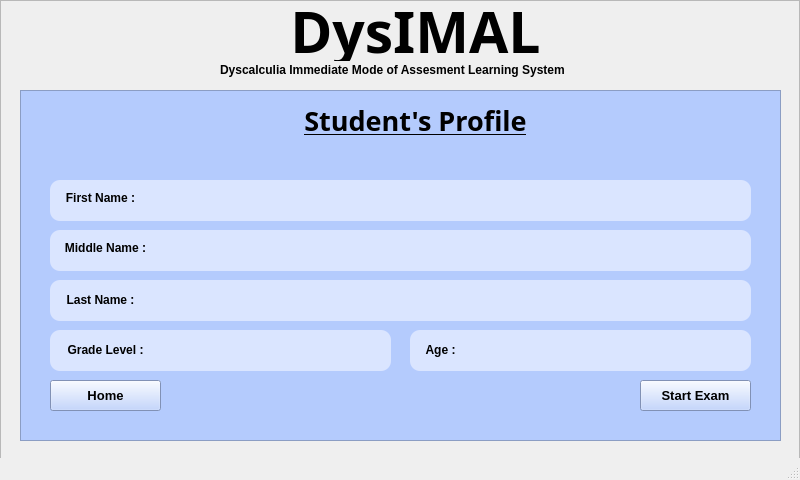
<?xml version="1.0" encoding="UTF-8"?>
<ui version="4.0">
 <class>MainWindow</class>
 <widget class="QMainWindow" name="MainWindow">
  <property name="geometry">
   <rect>
    <x>0</x>
    <y>0</y>
    <width>800</width>
    <height>480</height>
   </rect>
  </property>
  <property name="windowTitle">
   <string>MainWindow</string>
  </property>
  <widget class="QWidget" name="centralwidget">
   <widget class="QFrame" name="frame">
    <property name="geometry">
     <rect>
      <x>20</x>
      <y>90</y>
      <width>761</width>
      <height>351</height>
     </rect>
    </property>
    <property name="styleSheet">
     <string notr="true">background-color: rgb(180, 203, 253);</string>
    </property>
    <property name="frameShape">
     <enum>QFrame::StyledPanel</enum>
    </property>
    <property name="frameShadow">
     <enum>QFrame::Raised</enum>
    </property>
    <widget class="QLabel" name="label_3">
     <property name="geometry">
      <rect>
       <x>280</x>
       <y>10</y>
       <width>231</width>
       <height>41</height>
      </rect>
     </property>
     <property name="font">
      <font>
       <family>Angeline Vintage</family>
       <pointsize>20</pointsize>
       <weight>75</weight>
       <bold>true</bold>
       <underline>true</underline>
      </font>
     </property>
     <property name="text">
      <string>Student's Profile</string>
     </property>
     <property name="alignment">
      <set>Qt::AlignCenter</set>
     </property>
    </widget>
    <widget class="QFrame" name="frame_2">
     <property name="geometry">
      <rect>
       <x>30</x>
       <y>90</y>
       <width>701</width>
       <height>41</height>
      </rect>
     </property>
     <property name="styleSheet">
      <string notr="true">background-color: rgb(218, 229, 255);
border-radius: 10px;</string>
     </property>
     <property name="frameShape">
      <enum>QFrame::StyledPanel</enum>
     </property>
     <property name="frameShadow">
      <enum>QFrame::Raised</enum>
     </property>
     <widget class="QLabel" name="label_4">
      <property name="geometry">
       <rect>
        <x>10</x>
        <y>10</y>
        <width>81</width>
        <height>16</height>
       </rect>
      </property>
      <property name="font">
       <font>
        <weight>75</weight>
        <bold>true</bold>
       </font>
      </property>
      <property name="text">
       <string>First Name :</string>
      </property>
      <property name="alignment">
       <set>Qt::AlignCenter</set>
      </property>
     </widget>
     <widget class="QLineEdit" name="lineEdit">
      <property name="geometry">
       <rect>
        <x>100</x>
        <y>10</y>
        <width>591</width>
        <height>21</height>
       </rect>
      </property>
      <property name="alignment">
       <set>Qt::AlignCenter</set>
      </property>
      <property name="clearButtonEnabled">
       <bool>true</bool>
      </property>
     </widget>
    </widget>
    <widget class="QFrame" name="frame_3">
     <property name="geometry">
      <rect>
       <x>30</x>
       <y>140</y>
       <width>701</width>
       <height>41</height>
      </rect>
     </property>
     <property name="styleSheet">
      <string notr="true">background-color: rgb(218, 229, 255);
border-radius: 10px;</string>
     </property>
     <property name="frameShape">
      <enum>QFrame::StyledPanel</enum>
     </property>
     <property name="frameShadow">
      <enum>QFrame::Raised</enum>
     </property>
     <widget class="QLabel" name="label_5">
      <property name="geometry">
       <rect>
        <x>10</x>
        <y>10</y>
        <width>91</width>
        <height>16</height>
       </rect>
      </property>
      <property name="font">
       <font>
        <weight>75</weight>
        <bold>true</bold>
       </font>
      </property>
      <property name="text">
       <string>Middle Name :</string>
      </property>
      <property name="alignment">
       <set>Qt::AlignCenter</set>
      </property>
     </widget>
     <widget class="QLineEdit" name="lineEdit_2">
      <property name="geometry">
       <rect>
        <x>100</x>
        <y>10</y>
        <width>591</width>
        <height>21</height>
       </rect>
      </property>
      <property name="alignment">
       <set>Qt::AlignCenter</set>
      </property>
      <property name="clearButtonEnabled">
       <bool>true</bool>
      </property>
     </widget>
    </widget>
    <widget class="QFrame" name="frame_4">
     <property name="geometry">
      <rect>
       <x>30</x>
       <y>190</y>
       <width>701</width>
       <height>41</height>
      </rect>
     </property>
     <property name="styleSheet">
      <string notr="true">background-color: rgb(218, 229, 255);
border-radius: 10px;</string>
     </property>
     <property name="frameShape">
      <enum>QFrame::StyledPanel</enum>
     </property>
     <property name="frameShadow">
      <enum>QFrame::Raised</enum>
     </property>
     <widget class="QLabel" name="label_6">
      <property name="geometry">
       <rect>
        <x>10</x>
        <y>10</y>
        <width>81</width>
        <height>20</height>
       </rect>
      </property>
      <property name="font">
       <font>
        <weight>75</weight>
        <bold>true</bold>
       </font>
      </property>
      <property name="text">
       <string>Last Name :</string>
      </property>
      <property name="alignment">
       <set>Qt::AlignCenter</set>
      </property>
     </widget>
     <widget class="QLineEdit" name="lineEdit_3">
      <property name="geometry">
       <rect>
        <x>100</x>
        <y>10</y>
        <width>591</width>
        <height>21</height>
       </rect>
      </property>
      <property name="alignment">
       <set>Qt::AlignCenter</set>
      </property>
      <property name="clearButtonEnabled">
       <bool>true</bool>
      </property>
     </widget>
    </widget>
    <widget class="QFrame" name="frame_5">
     <property name="geometry">
      <rect>
       <x>30</x>
       <y>240</y>
       <width>341</width>
       <height>41</height>
      </rect>
     </property>
     <property name="styleSheet">
      <string notr="true">background-color: rgb(218, 229, 255);
border-radius: 10px;</string>
     </property>
     <property name="frameShape">
      <enum>QFrame::StyledPanel</enum>
     </property>
     <property name="frameShadow">
      <enum>QFrame::Raised</enum>
     </property>
     <widget class="QLabel" name="label_7">
      <property name="geometry">
       <rect>
        <x>10</x>
        <y>10</y>
        <width>91</width>
        <height>20</height>
       </rect>
      </property>
      <property name="font">
       <font>
        <weight>75</weight>
        <bold>true</bold>
       </font>
      </property>
      <property name="text">
       <string>Grade Level :</string>
      </property>
      <property name="alignment">
       <set>Qt::AlignCenter</set>
      </property>
     </widget>
     <widget class="QLineEdit" name="lineEdit_4">
      <property name="geometry">
       <rect>
        <x>100</x>
        <y>10</y>
        <width>231</width>
        <height>21</height>
       </rect>
      </property>
      <property name="alignment">
       <set>Qt::AlignCenter</set>
      </property>
      <property name="clearButtonEnabled">
       <bool>true</bool>
      </property>
     </widget>
    </widget>
    <widget class="QFrame" name="frame_6">
     <property name="geometry">
      <rect>
       <x>390</x>
       <y>240</y>
       <width>341</width>
       <height>41</height>
      </rect>
     </property>
     <property name="styleSheet">
      <string notr="true">background-color: rgb(218, 229, 255);
border-radius: 10px;</string>
     </property>
     <property name="frameShape">
      <enum>QFrame::StyledPanel</enum>
     </property>
     <property name="frameShadow">
      <enum>QFrame::Raised</enum>
     </property>
     <widget class="QLabel" name="label_8">
      <property name="geometry">
       <rect>
        <x>10</x>
        <y>10</y>
        <width>41</width>
        <height>20</height>
       </rect>
      </property>
      <property name="font">
       <font>
        <weight>75</weight>
        <bold>true</bold>
       </font>
      </property>
      <property name="text">
       <string>Age :</string>
      </property>
      <property name="alignment">
       <set>Qt::AlignCenter</set>
      </property>
     </widget>
     <widget class="QLineEdit" name="lineEdit_5">
      <property name="geometry">
       <rect>
        <x>50</x>
        <y>10</y>
        <width>281</width>
        <height>21</height>
       </rect>
      </property>
      <property name="alignment">
       <set>Qt::AlignCenter</set>
      </property>
      <property name="clearButtonEnabled">
       <bool>true</bool>
      </property>
     </widget>
    </widget>
    <widget class="QPushButton" name="pushButton">
     <property name="geometry">
      <rect>
       <x>30</x>
       <y>290</y>
       <width>111</width>
       <height>31</height>
      </rect>
     </property>
     <property name="font">
      <font>
       <pointsize>10</pointsize>
       <weight>75</weight>
       <bold>true</bold>
      </font>
     </property>
     <property name="cursor">
      <cursorShape>PointingHandCursor</cursorShape>
     </property>
     <property name="styleSheet">
      <string notr="true">border-color: rgb(255, 255, 255);</string>
     </property>
     <property name="text">
      <string>Home</string>
     </property>
    </widget>
    <widget class="QPushButton" name="pushButton_2">
     <property name="geometry">
      <rect>
       <x>620</x>
       <y>290</y>
       <width>111</width>
       <height>31</height>
      </rect>
     </property>
     <property name="font">
      <font>
       <pointsize>10</pointsize>
       <weight>75</weight>
       <bold>true</bold>
      </font>
     </property>
     <property name="cursor">
      <cursorShape>PointingHandCursor</cursorShape>
     </property>
     <property name="styleSheet">
      <string notr="true">border-color: rgb(255, 255, 255);</string>
     </property>
     <property name="text">
      <string>Start Exam</string>
     </property>
    </widget>
   </widget>
   <widget class="QFrame" name="frame_7">
    <property name="geometry">
     <rect>
      <x>0</x>
      <y>0</y>
      <width>800</width>
      <height>480</height>
     </rect>
    </property>
    <property name="styleSheet">
     <string notr="true">image: url(:/Images/WhiteBackground.png);
image: url(:/Images/WhiteBackground.png);</string>
    </property>
    <property name="frameShape">
     <enum>QFrame::StyledPanel</enum>
    </property>
    <property name="frameShadow">
     <enum>QFrame::Raised</enum>
    </property>
    <widget class="QLabel" name="label_2">
     <property name="geometry">
      <rect>
       <x>220</x>
       <y>60</y>
       <width>391</width>
       <height>20</height>
      </rect>
     </property>
     <property name="font">
      <font>
       <weight>75</weight>
       <bold>true</bold>
      </font>
     </property>
     <property name="text">
      <string>Dyscalculia Immediate Mode of Assesment Learning System</string>
     </property>
    </widget>
    <widget class="QLabel" name="label">
     <property name="geometry">
      <rect>
       <x>260</x>
       <y>0</y>
       <width>311</width>
       <height>61</height>
      </rect>
     </property>
     <property name="font">
      <font>
       <family>After Disaster</family>
       <pointsize>43</pointsize>
       <weight>75</weight>
       <bold>true</bold>
      </font>
     </property>
     <property name="text">
      <string>DysIMAL</string>
     </property>
     <property name="alignment">
      <set>Qt::AlignCenter</set>
     </property>
    </widget>
   </widget>
   <zorder>frame_7</zorder>
   <zorder>frame</zorder>
  </widget>
  <widget class="QMenuBar" name="menubar">
   <property name="geometry">
    <rect>
     <x>0</x>
     <y>0</y>
     <width>800</width>
     <height>26</height>
    </rect>
   </property>
  </widget>
  <widget class="QStatusBar" name="statusbar"/>
 </widget>
 <resources/>
 <connections/>
</ui>
